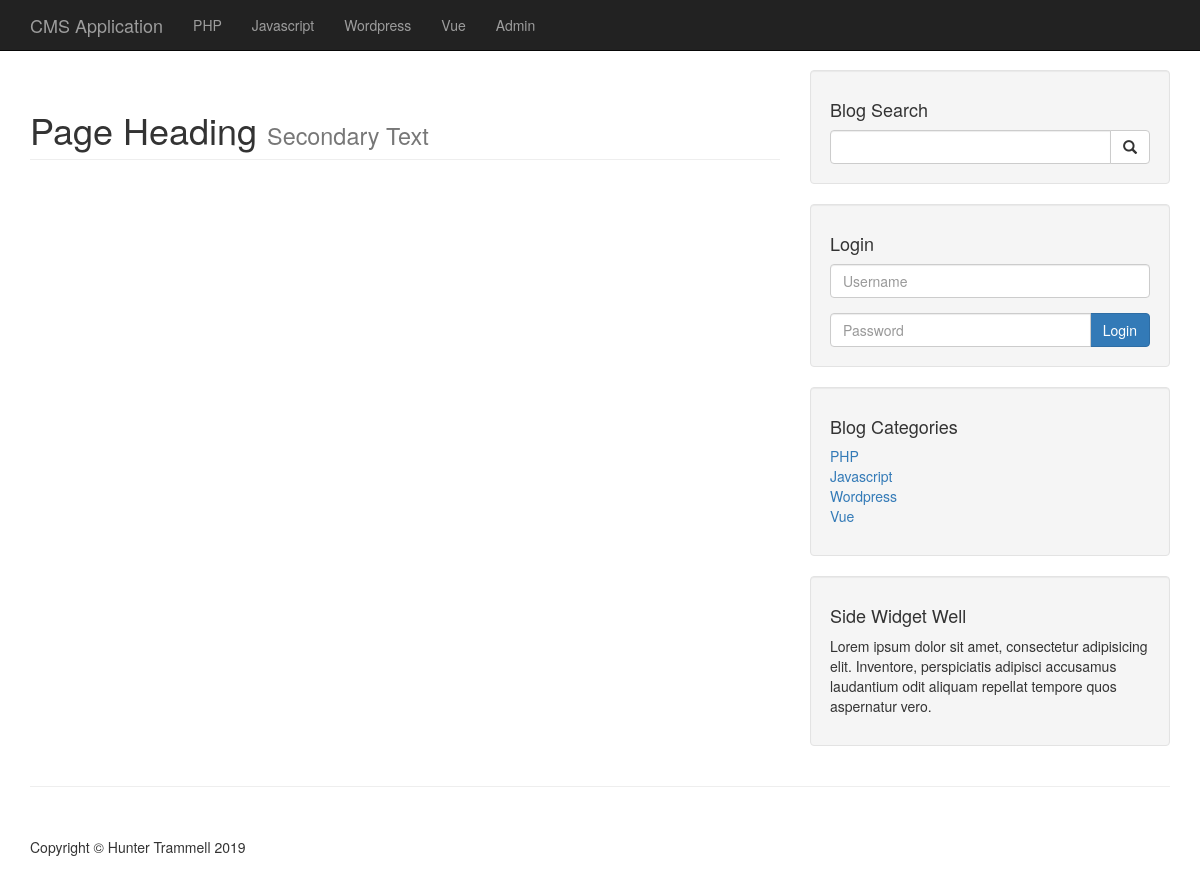
The app's page /, older data.
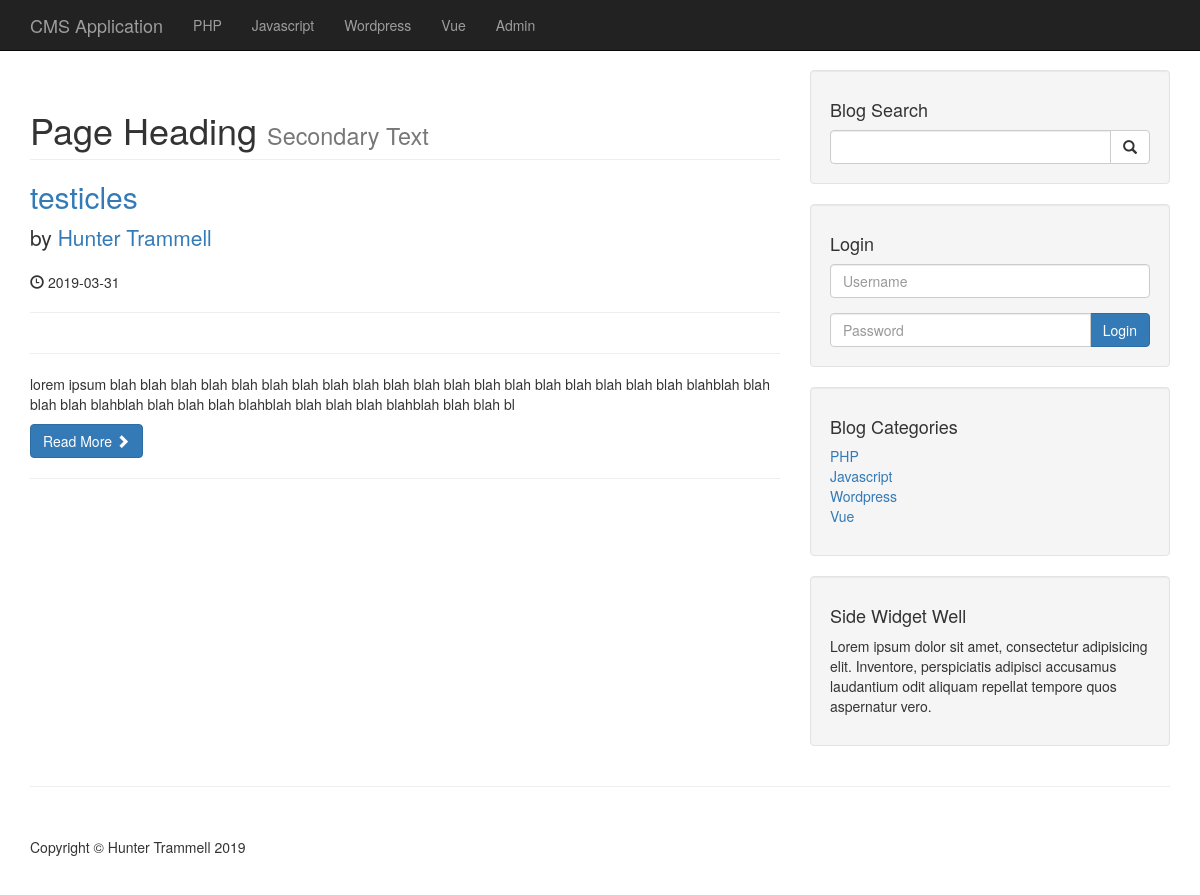
The same page, newer data.
### tables this page shows
CREATE TABLE `categories` (
  `cat_id` int(3) NOT NULL,
  `cat_title` varchar(255) NOT NULL
);

CREATE TABLE `posts` (
  `post_id` int(10) NOT NULL,
  `post_category_id` int(3) NOT NULL,
  `post_title` varchar(255) NOT NULL,
  `post_author` varchar(255) NOT NULL,
  `post_date` date NOT NULL,
  `post_image` text NOT NULL,
  `post_content` text NOT NULL,
  `post_tags` varchar(255) NOT NULL,
  `post_comment_count` int(11) NOT NULL,
  `post_status` varchar(255) NOT NULL DEFAULT 'draft'
);

### index.php (the view, shortened to what this page needs)
<?php include "includes/header.php";?>
<?php include "includes/navigation.php";?>
    <div class="container">
        <div class="row">
            <div class="col-md-8">
                <h1 class="page-header">
                    Page Heading
                    <small>Secondary Text</small>
                </h1>
                <?php
                    $query = "SELECT * FROM posts";
                    global $connection;
                    $select_all_posts = mysqli_query($connection, $query);
                        while($row = mysqli_fetch_assoc($select_all_posts)){
                            $post_id = $row['post_id'];
                            $post_title = $row['post_title'];
                            $post_author = $row['post_author'];
                            $post_date = $row['post_date'];
                            $post_content = substr($row['post_content'], 0, 200);
                            if($row['post_status'] == 'Published'){
                            ?>
                            <h2>
                                <a href="post.php?p_id=<?php echo $post_id ?>"><?php echo $post_title ?></a>
                            </h2>
                            <p class="lead">
                                by <a href="index.php"><?php echo $post_author ?></a>
                            </p>
                            <p><span class="glyphicon glyphicon-time"></span> <?php echo $post_date ?></p>
                            <hr>
                            <hr>
                            <p><?php echo $post_content ?></p>
                            <a class="btn btn-primary" href="post.php?p_id=<?php echo $post_id ?>">Read More <span class="glyphicon glyphicon-chevron-right"></span></a>
                            <hr>
                            <?php
                            }
                        }
                ?>
            </div>
            <?php include "includes/sidebar.php";?>
        </div>
        <hr>
<?php include "includes/footer.php";?>

### includes/navigation.php (shortened to what this page needs)
<?php include "includes/db.php";?>
<nav class="navbar navbar-inverse navbar-fixed-top" role="navigation">
    <div class="container">
        <div class="navbar-header">
            <a class="navbar-brand" href="./index.php">CMS Application</a>
        </div>
        <div class="collapse navbar-collapse" id="bs-example-navbar-collapse-1">
            <ul class="nav navbar-nav">
                <?php
                    $query = "SELECT * FROM categories";
                    $select_all_categories = mysqli_query($connection, $query);
                    while($row = mysqli_fetch_assoc($select_all_categories)){
                        $cat_title = $row['cat_title'];
                        echo "<li><a href='#'>{$cat_title}</a></li>";
                    }
                ?>
                <li>
                    <a href="admin">Admin</a>
                </li>
            </ul>
        </div>
    </div>
</nav>

### includes/sidebar.php (shortened to what this page needs)
 <div class="col-md-4">
<div class="well">
    <h4>Blog Search</h4>
    <form action="search.php" method="post">
        <div class="input-group">
            <input type="text" name="search" class="form-control">
            <span class="input-group-btn">
                <button class="btn btn-default" type="submit" name="submit">
                    <span class="glyphicon glyphicon-search"></span>
            </button>
            </span>
        </div>
    </form>
</div>
<div class="well">
    <h4>Login</h4>
    <form action="includes/login.php" method="post">
        <div class="form-group">
            <input type="text" name="username" class="form-control" placeholder="Username">
        </div>
        <div class="input-group">
            <input type="password" name="password" class="form-control" placeholder="Password">
            <span class="input-group-btn">
                <button class="btn btn-primary" name="login" type="submit">Login</button>
            </span>
        </div>
    </form>
</div>
<?php
    global $connection;
    $query = "SELECT * FROM categories";
    $select_categories_sidebar = mysqli_query($connection, $query);
?>
<div class="well">
    <h4>Blog Categories</h4>
    <div class="row">
        <div class="col-lg-6">
            <ul class="list-unstyled">
                <?php
                    while($row = mysqli_fetch_assoc($select_categories_sidebar)){
                        $cat_title = $row['cat_title'];
                        $cat_id = $row['cat_id'];
                        echo "<li><a href='category.php?category=$cat_id'>{$cat_title}</a></li>";
                    }
                ?>
            </ul>
        </div>
        <div class="col-lg-6">
        </div>
    </div>
</div>
<?php include "widget.php";?>
</div>

Row changes from the older to the newer data that the page shows:
added posts: post_title "testicles", post_author "Hunter Trammell", post_date "2019-03-31", post_content "lorem ipsum blah blah blah blah blah blah blah blah blah blah blah blah blah blah blah blah blah blah blah blahblah blah blah blah blahblah blah blah blah blahblah blah blah blah blahblah blah blah bl"
